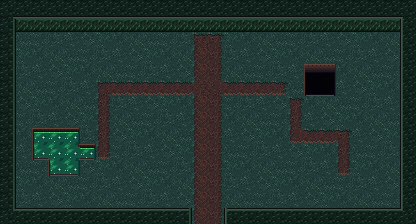

This game map was drawn from its Tiled (.tmx) file and the tilesets committed beside it. A one-line description and the full map source follow:
An orthogonal 26x14 tile map with 16x16 px tiles, 1 tile layer (Tiles), 2 tilesets and 29 objects (4x fence_iron, 3x tombstone, 3x tombstone_cross, 2x lamp_post, 2x tombstone_broken, ...).

<map version="1.10" tiledversion="1.10.2" orientation="orthogonal" renderorder="right-down" width="26" height="14" tilewidth="16" tileheight="16" infinite="0" nextlayerid="3" nextobjectid="30">
 <tileset firstgid="1" source="../kiln_halloween/Tilesets/graveyard/kiln_halloween_graveyard.tsx" />
 <tileset firstgid="369" source="kiln_halloween_objects.tsx" />
 <layer id="1" name="Tiles" width="26" height="14">
  <data encoding="csv">
79,79,79,79,79,79,79,79,79,79,79,79,79,79,79,79,79,79,79,79,79,79,79,79,79,79,
77,69,69,69,69,69,69,69,69,69,69,69,69,69,69,69,69,69,69,69,69,69,69,69,69,74,
75,6,5,4,3,2,1,8,7,6,5,4,331,347,1,8,7,6,5,4,3,2,1,8,7,45,
75,1,8,7,6,5,4,3,2,1,8,7,333,363,4,3,2,1,8,7,6,5,4,3,2,45,
75,4,3,2,1,8,7,6,5,4,3,2,333,363,7,6,5,4,3,91,107,8,7,6,5,45,
75,7,6,5,4,3,328,336,336,336,336,336,346,364,336,336,336,334,6,85,115,3,2,1,8,45,
75,2,1,8,7,6,327,4,3,2,1,8,333,363,5,4,3,2,326,8,7,6,5,4,3,45,
75,5,4,3,2,1,327,7,6,5,4,3,333,363,8,7,6,5,327,3,2,1,8,7,6,45,
75,8,169,253,233,4,327,2,1,8,7,6,333,363,3,2,1,8,324,336,336,339,3,2,1,45,
75,3,145,293,301,181,322,5,4,3,2,1,333,363,6,5,4,3,2,1,8,327,6,5,4,45,
75,6,5,145,265,2,1,8,7,6,5,4,333,363,1,8,7,6,5,4,3,322,1,8,7,45,
75,1,8,7,6,5,4,3,2,1,8,7,333,363,4,3,2,1,8,7,6,5,4,3,2,45,
75,4,3,2,1,8,7,6,5,4,3,2,333,363,7,6,5,4,3,2,1,8,7,6,5,45,
78,64,64,64,64,64,64,64,64,64,64,59,333,363,43,64,64,64,64,64,64,64,64,64,64,66
  </data>
 </layer>
 <objectgroup id="2" name="Props and characters">
  <object id="1" name="dead_tree" gid="376" x="16" y="80" width="32" height="48" />
  <object id="2" name="lamp_post" gid="381" x="160" y="96" width="16" height="32" />
  <object id="3" name="lamp_post" gid="381" x="224" y="96" width="16" height="32" />
  <object id="4" name="tombstone" gid="369" x="32" y="48" width="16" height="16" />
  <object id="5" name="tombstone_cross" gid="370" x="64" y="48" width="16" height="16" />
  <object id="6" name="tombstone" gid="369" x="128" y="48" width="16" height="16" />
  <object id="7" name="tombstone" gid="369" x="336" y="48" width="16" height="16" />
  <object id="8" name="tombstone_cross" gid="370" x="368" y="48" width="16" height="16" />
  <object id="9" name="tombstone_broken" gid="371" x="48" y="112" width="16" height="16" />
  <object id="10" name="tombstone_broken" gid="371" x="144" y="128" width="16" height="16" />
  <object id="11" name="tombstone_cross" gid="370" x="240" y="128" width="16" height="16" />
  <object id="12" name="grave_mound" gid="372" x="336" y="80" width="16" height="16" />
  <object id="13" name="shovel" gid="373" x="352" y="96" width="16" height="16" />
  <object id="14" name="fence_iron" gid="377" x="112" y="80" width="16" height="16" />
  <object id="15" name="fence_iron" gid="377" x="128" y="80" width="16" height="16" />
  <object id="16" name="fence_iron" gid="377" x="240" y="80" width="16" height="16" />
  <object id="17" name="fence_iron" gid="377" x="256" y="80" width="16" height="16" />
  <object id="18" name="candles" gid="382" x="32" y="192" width="16" height="16" />
  <object id="19" name="crow" gid="383" x="98" y="48" width="16" height="16" />
  <object id="20" name="crow" gid="383" x="339" y="48" width="16" height="16" />
  <object id="21" name="pumpkin_big" gid="375" x="304" y="176" width="16" height="16" />
  <object id="22" name="jack_classic" gid="380" x="256" y="176" width="16" height="16" />
  <object id="23" name="jack_classic" gid="380" x="224" y="208" width="16" height="16" />
  <object id="24" name="pumpkin_small" gid="374" x="288" y="208" width="16" height="16" />
  <object id="25" name="candles" gid="382" x="128" y="192" width="16" height="16" />
  <object id="26" name="black_cat" gid="385" x="96" y="176" width="16" height="16" />
  <object id="27" name="jack_hopper" gid="386" x="288" y="160" width="16" height="16" />
  <object id="28" name="kid_ghost" gid="384" x="192" y="160" width="16" height="16" />
  <object id="29" name="pumpkin_head" gid="387" x="128" y="144" width="16" height="16" />
 </objectgroup>
</map>
